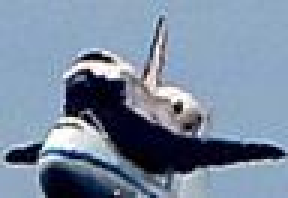
#> input picture image_process/test.jpg, 96 x 66 px (shown 3 times larger)
$ python pil_test_original.py test.jpg   (Python 2 division)
#> lines starting #> are read from the running program, lines starting #| are printed output that depends on the picture; after the words box and inside, x2 and y2 are one past the last pixel; in counts of white or black regions, pixels touching at a corner belong together
#!/usr/bin/env python
import sys
import time
from PIL import Image

im = Image.open(sys.argv[1])
#> im is the input picture: PIL image 96x66 RGB; mean R, G, B 120.7, 137.3, 158.8
im = im.convert("1")
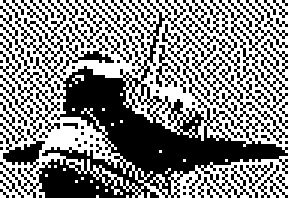
#> im: PIL image 96x66 1 (shown 3 times larger); 52.7% white; 49 black regions (44 under 20 px), largest, box (x1, y1, x2, y2) and area: (0, 0, 96, 66) 2723, (52, 15, 62, 31) 43, (80, 54, 91, 66) 27, (0, 34, 9, 48) 26, (86, 55, 96, 66) 23
rows = im.size[1] / 8
#> rows = 8
cols = im.size[0]
#> cols = 96

start = time.time()
output = open('original.txt', 'w')
output.write("const int bmap[8]= {\n")
val = ""
for p in range(rows):
    for xx in range(cols):
        for yy in range(8):
            pix = im.getpixel((xx, (p * 8) + yy))
            if (pix == 0):
                val = "1" + val
            else:
                val = "0" + val
        val = "B" + val
        if (xx % 8 == 7):
            output.write(val + '\n')
        else:
            output.write(val + ", ")
        val = ""
output.write('}\n')
end = time.time()
print 'time elapsed:', end - start
